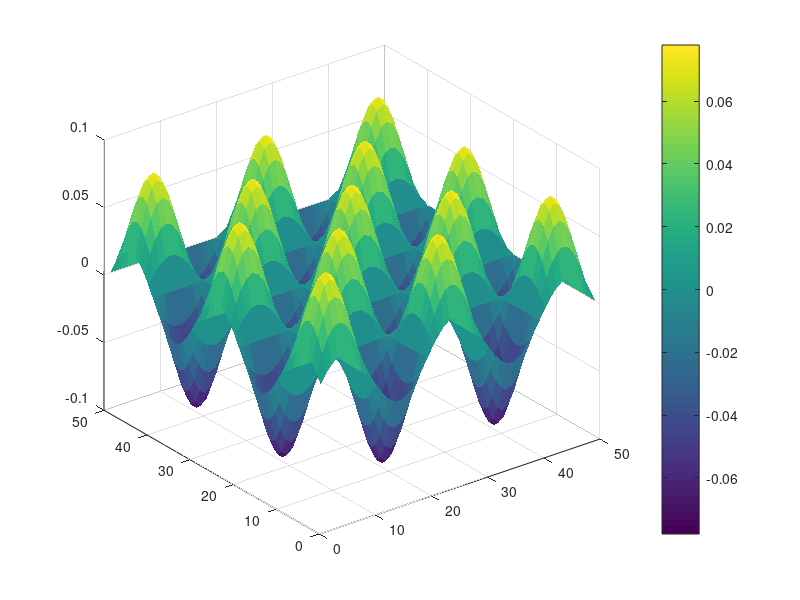

Write the MATLAB code that produced this figure.
% close all

a=0.1;

H=2;

L=20;

x=1:300;
y=1:300;

z=0.5;


[x1, y1]=meshgrid(x,y);

qv= a * exp(-z/H) * sin(2*pi*(x1/L-0)).*sin(2*pi*(y1/L-0));
%qv=0.01*sin((x1+y1)/L*pi/2);
%figure
surf(x1(1:50,1:50),y1(1:50,1:50),qv(1:50,1:50),'Linestyle','none')
%surf(x1(1:100,1:100),y1(1:100,1:100),qv(1:100,1:100),'Linestyle','none')
colorbar


% [X,Y] = meshgrid(1:0.5:10,1:20);
% Z = sin(X) + cos(Y);
% C = X.*Y;
% figure
% surf(X,Y,Z,C)
% colorbar


% t=0:0.1:10;
% fx=exp(t);
% figure
% plot(t,fx)



